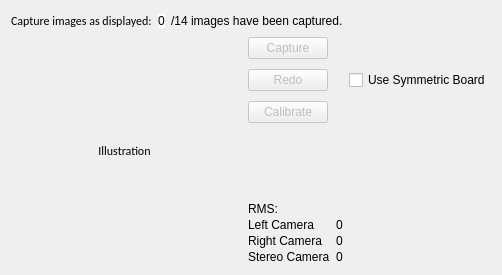
          <widget class="QWidget" name="tab">
           <attribute name="title">
            <string>Calibrate</string>
           </attribute>
           <layout class="QGridLayout" name="gridLayout_17">
            <item row="0" column="0">
             <widget class="QLabel" name="label_9">
              <property name="sizePolicy">
               <sizepolicy hsizetype="Preferred" vsizetype="Preferred">
                <horstretch>0</horstretch>
                <verstretch>0</verstretch>
               </sizepolicy>
              </property>
              <property name="font">
               <font>
                <family>Calibri</family>
                <pointsize>9</pointsize>
                <weight>50</weight>
                <italic>false</italic>
                <bold>false</bold>
               </font>
              </property>
              <property name="text">
               <string>&lt;html&gt;&lt;head/&gt;&lt;body&gt;&lt;p&gt;Capture images as displayed:&lt;/p&gt;&lt;/body&gt;&lt;/html&gt;</string>
              </property>
              <property name="textFormat">
               <enum>Qt::AutoText</enum>
              </property>
             </widget>
            </item>
            <item row="0" column="1">
             <widget class="QLabel" name="currentPhotoLabel">
              <property name="sizePolicy">
               <sizepolicy hsizetype="Preferred" vsizetype="Fixed">
                <horstretch>0</horstretch>
                <verstretch>0</verstretch>
               </sizepolicy>
              </property>
              <property name="layoutDirection">
               <enum>Qt::LeftToRight</enum>
              </property>
              <property name="styleSheet">
               <string notr="true">background-color: rgb(255, 255, 255);</string>
              </property>
              <property name="text">
               <string>0</string>
              </property>
              <property name="alignment">
               <set>Qt::AlignCenter</set>
              </property>
             </widget>
            </item>
            <item row="0" column="2" colspan="2">
             <widget class="QLabel" name="label_11">
              <property name="sizePolicy">
               <sizepolicy hsizetype="Expanding" vsizetype="Fixed">
                <horstretch>0</horstretch>
                <verstretch>0</verstretch>
               </sizepolicy>
              </property>
              <property name="text">
               <string>&lt;html&gt;&lt;head/&gt;&lt;body&gt;&lt;p&gt;/14 images have been captured.&lt;/p&gt;&lt;/body&gt;&lt;/html&gt;</string>
              </property>
             </widget>
            </item>
            <item row="0" column="4">
             <spacer name="horizontalSpacer_15">
              <property name="orientation">
               <enum>Qt::Horizontal</enum>
              </property>
              <property name="sizeHint" stdset="0">
               <size>
                <width>40</width>
                <height>20</height>
               </size>
              </property>
             </spacer>
            </item>
            <item row="1" column="0" rowspan="3" colspan="3">
             <widget class="QLabel" name="explainLabel">
              <property name="sizePolicy">
               <sizepolicy hsizetype="Expanding" vsizetype="Expanding">
                <horstretch>0</horstretch>
                <verstretch>0</verstretch>
               </sizepolicy>
              </property>
              <property name="minimumSize">
               <size>
                <width>100</width>
                <height>200</height>
               </size>
              </property>
              <property name="maximumSize">
               <size>
                <width>400</width>
                <height>300</height>
               </size>
              </property>
              <property name="font">
               <font>
                <family>Calibri</family>
                <pointsize>9</pointsize>
                <weight>50</weight>
                <italic>false</italic>
                <bold>false</bold>
               </font>
              </property>
              <property name="autoFillBackground">
               <bool>false</bool>
              </property>
              <property name="styleSheet">
               <string notr="true">background-color: rgbrgbrgb(238, 238, 238);</string>
              </property>
              <property name="frameShape">
               <enum>QFrame::NoFrame</enum>
              </property>
              <property name="text">
               <string>Illustration</string>
              </property>
              <property name="scaledContents">
               <bool>true</bool>
              </property>
              <property name="alignment">
               <set>Qt::AlignCenter</set>
              </property>
             </widget>
            </item>
            <item row="1" column="3">
             <layout class="QVBoxLayout" name="verticalLayout_3">
              <property name="spacing">
               <number>10</number>
              </property>
              <property name="leftMargin">
               <number>4</number>
              </property>
              <property name="rightMargin">
               <number>0</number>
              </property>
              <item>
               <widget class="QPushButton" name="captureButton">
                <property name="enabled">
                 <bool>false</bool>
                </property>
                <property name="sizePolicy">
                 <sizepolicy hsizetype="Fixed" vsizetype="Fixed">
                  <horstretch>0</horstretch>
                  <verstretch>0</verstretch>
                 </sizepolicy>
                </property>
                <property name="text">
                 <string>Capture</string>
                </property>
               </widget>
              </item>
              <item>
               <widget class="QPushButton" name="redoButton">
                <property name="enabled">
                 <bool>false</bool>
                </property>
                <property name="sizePolicy">
                 <sizepolicy hsizetype="Fixed" vsizetype="Fixed">
                  <horstretch>0</horstretch>
                  <verstretch>0</verstretch>
                 </sizepolicy>
                </property>
                <property name="text">
                 <string>Redo</string>
                </property>
               </widget>
              </item>
              <item>
               <widget class="QPushButton" name="calibButton">
                <property name="enabled">
                 <bool>false</bool>
                </property>
                <property name="sizePolicy">
                 <sizepolicy hsizetype="Fixed" vsizetype="Fixed">
                  <horstretch>0</horstretch>
                  <verstretch>0</verstretch>
                 </sizepolicy>
                </property>
                <property name="text">
                 <string>Calibrate</string>
                </property>
               </widget>
              </item>
             </layout>
            </item>
            <item row="1" column="4">
             <widget class="QCheckBox" name="useSymmetric">
              <property name="text">
               <string>Use Symmetric Board</string>
              </property>
             </widget>
            </item>
            <item row="2" column="3">
             <spacer name="verticalSpacer_13">
              <property name="orientation">
               <enum>Qt::Vertical</enum>
              </property>
              <property name="sizeHint" stdset="0">
               <size>
                <width>20</width>
                <height>67</height>
               </size>
              </property>
             </spacer>
            </item>
            <item row="3" column="3">
             <layout class="QVBoxLayout" name="verticalLayout_4">
              <property name="spacing">
               <number>2</number>
              </property>
              <property name="leftMargin">
               <number>4</number>
              </property>
              <item>
               <widget class="QLabel" name="label_10">
                <property name="sizePolicy">
                 <sizepolicy hsizetype="Preferred" vsizetype="Fixed">
                  <horstretch>0</horstretch>
                  <verstretch>0</verstretch>
                 </sizepolicy>
                </property>
                <property name="text">
                 <string>RMS:</string>
                </property>
               </widget>
              </item>
              <item>
               <layout class="QGridLayout" name="gridLayout_11">
                <property name="horizontalSpacing">
                 <number>6</number>
                </property>
                <property name="verticalSpacing">
                 <number>2</number>
                </property>
                <item row="1" column="1">
                 <widget class="QLabel" name="rightRMS">
                  <property name="text">
                   <string>0</string>
                  </property>
                 </widget>
                </item>
                <item row="0" column="0">
                 <widget class="QLabel" name="label_12">
                  <property name="text">
                   <string>Left Camera</string>
                  </property>
                 </widget>
                </item>
                <item row="0" column="1">
                 <widget class="QLabel" name="leftRMS">
                  <property name="text">
                   <string>0</string>
                  </property>
                 </widget>
                </item>
                <item row="1" column="0">
                 <widget class="QLabel" name="label_13">
                  <property name="text">
                   <string>Right Camera</string>
                  </property>
                 </widget>
                </item>
                <item row="2" column="0">
                 <widget class="QLabel" name="label_14">
                  <property name="text">
                   <string>Stereo Camera</string>
                  </property>
                 </widget>
                </item>
                <item row="2" column="1">
                 <widget class="QLabel" name="StereoRMS">
                  <property name="text">
                   <string>0</string>
                  </property>
                 </widget>
                </item>
               </layout>
              </item>
             </layout>
            </item>
           </layout>
          </widget>
